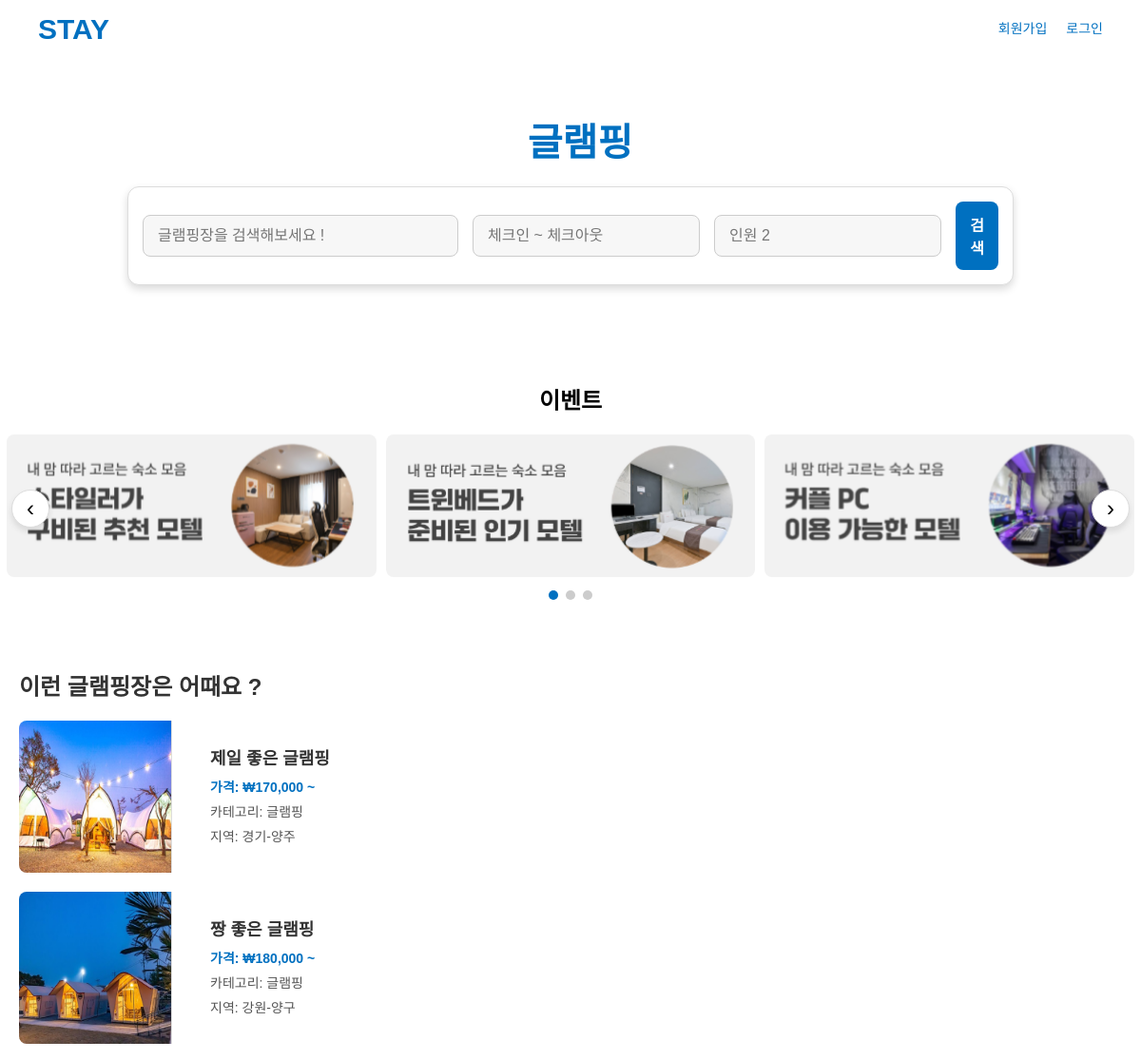
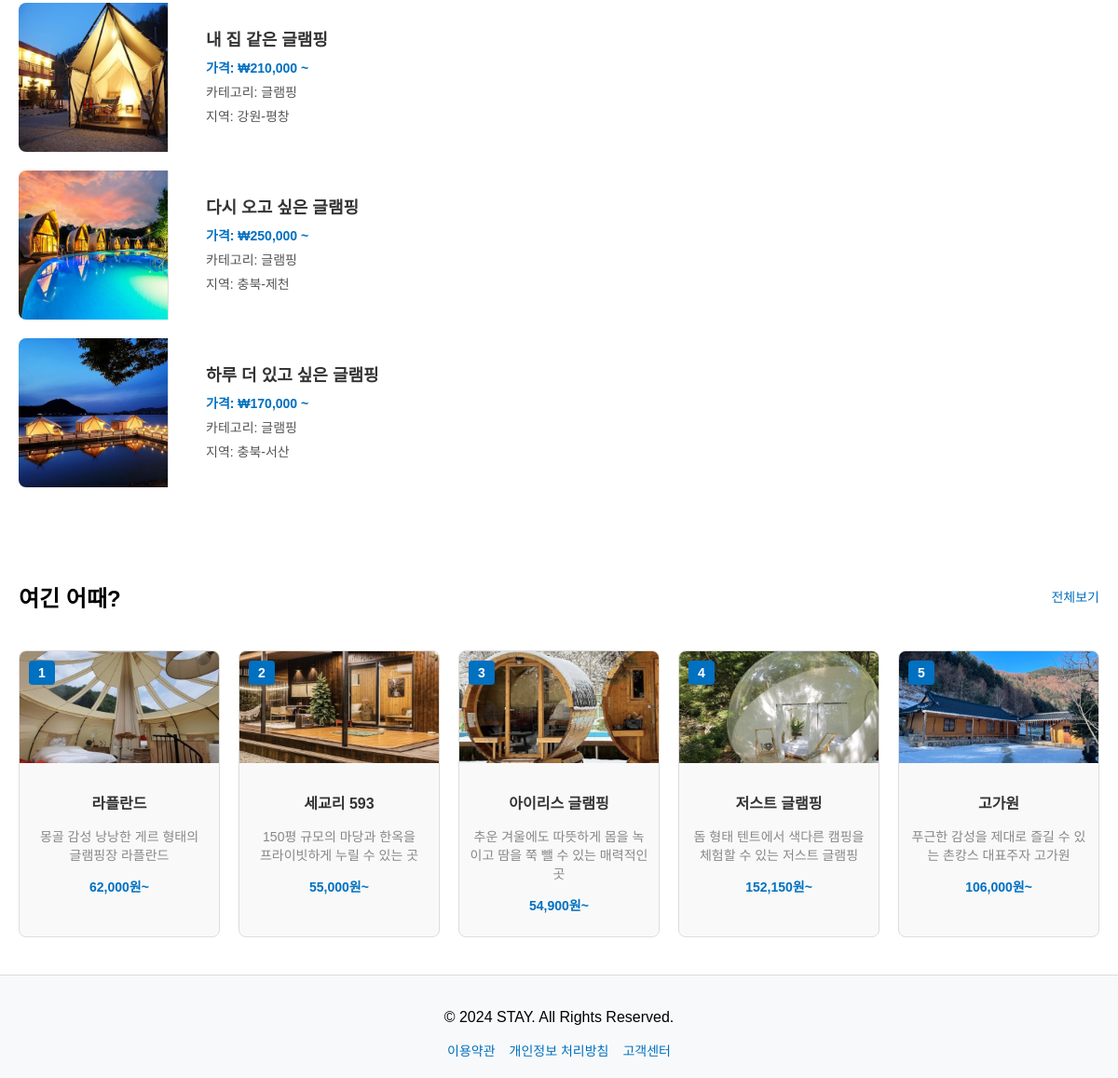
The page /glamping.php on the database its author committed (2 pictures, top to bottom).
### tables this page shows
CREATE TABLE `rooms` (
  `room_code` varchar(50) NOT NULL,
  `room_name` varchar(100) NOT NULL,
  `room_price` decimal(10,2) NOT NULL,
  `content_img` varchar(255) NOT NULL,
  `content_img1` varchar(255) DEFAULT NULL,
  `content_img2` varchar(255) DEFAULT NULL,
  `content_img3` varchar(255) DEFAULT NULL,
  `content_img4` varchar(255) DEFAULT NULL,
  `category_large` varchar(50) NOT NULL,
  `category_small` varchar(50) DEFAULT NULL,
  `created_at` datetime DEFAULT current_timestamp(),
  `room_location` varchar(255) NOT NULL
);

### glamping.php (the view, shortened to what this page needs)
<?php
$host = 'localhost';
$dbname = 'stay';
$username = 'root';
$password = "";
$conn = new mysqli($host, $username, $password, $dbname);
$minPrice = $_GET['min_price'] ?? 0;
$maxPrice = $_GET['max_price'] ?? 500000;
$categoryLarge = $_GET['category_large'] ?? '글램핑';
$sql = "SELECT * FROM rooms WHERE room_price BETWEEN ? AND ?";
$params = [$minPrice, $maxPrice];
$types = "ii";
if (!empty($categoryLarge)) {
    $sql .= " AND category_large = ?";
    $params[] = $categoryLarge;
    $types .= "s";
}
$stmt = $conn->prepare($sql);
$stmt->bind_param($types, ...$params);
$stmt->execute();
$result = $stmt->get_result();
?>
<!DOCTYPE html>
<html lang="en">
<head>
    <link rel="stylesheet" href="css/buttonstyle.css">
</head>
<body>
    <header>
        <div class="header-wrapper">
            <a href="index.php" class="logo1">STAY</a>
            <div class="util-menu">
                <?php if (isset($_SESSION['id'])): ?>
                    <a href="logout.php">로그아웃</a>
                    <a href="my-page_member_pwd.php">마이페이지</a>
                <?php else: ?>
                    <a href="sign_up.php">회원가입</a>
                    <a href="login.php">로그인</a>
                <?php endif; ?>
            </div>
        </div>
    </header>
    <section class="search-section">
        <div class="search-wrapper">
            <a href="#" class="logo">글램핑</a>
            <form class="search-form" action="search.php" method="GET">
                <div class="input-group">
                    <input type="text" placeholder="글램핑장을 검색해보세요 !" class="wide-input">
                </div>
                <div class="input-group">
                    <div class="date-picker">
                        <input type="text" id="date-input" placeholder="체크인 ~ 체크아웃" readonly />
                    </div>
                    <input type="text" placeholder="인원 2">
                </div>
                <button type="submit">검색</button>
            </form>
        </div>
    </section>
    <section class="carousel-section">
        <h2>이벤트</h2>
        <div class="carousel-container">
            <div class="carousel">
                <div class="carousel-item">
                    <img src="img/contents/event1.png" alt="이벤트 1">
                </div>
                <div class="carousel-item">
                    <img src="img/contents/event2.png" alt="이벤트 2">
                </div>
                <div class="carousel-item">
                    <img src="img/contents/event3.png" alt="이벤트 3">
                </div>
            </div>
            <button class="carousel-prev">‹</button>
            <button class="carousel-next">›</button>
            <div class="carousel-indicators">
                <span data-index="0" class="active"></span>
                <span data-index="1"></span>
                <span data-index="2"></span>
            </div>
        </div>
    </section>
    <section>
        <div class="results">
            <h1>이런 글램핑장은 어때요 ?</h1>
            <div class="result-list">
                <?php if ($result->num_rows > 0): ?>
                    <?php while ($row = $result->fetch_assoc()): ?>
                        <a href="contents_detail.php?content_code=<?= urlencode($row['room_code']) ?>" class="result-item-link">
                            <div class="result-item">
                                <img src="<?= htmlspecialchars($row['content_img']) ?>" alt="숙소 이미지" class="result-item-img">
                                <div class="info">
                                    <h3><?= htmlspecialchars($row['room_name']) ?></h3>
                                    <p>가격: ₩<?= number_format($row['room_price']) ?> ~</p>
                                    <p>카테고리: <?= htmlspecialchars($row['category_large']) ?></p>
                                    <p>지역: <?= htmlspecialchars($row['room_location']) ?></p>
                                </div>
                            </div>
                        </a>
                    <?php endwhile; ?>
                <?php else: ?>
                    <p>검색 결과가 없습니다.</p>
                <?php endif; ?>
            </div>
    </section>
    <section class="recommend-hotels">
        <div class="section-header">
            <h2>여긴 어때?</h2>
            <a href="#" class="view-all">전체보기</a>
        </div>
        <div class="hotel-list">
            <div class="hotel-item">
                <div class="rank">1</div>
                <img src="img/special/special11.jpg" alt="호텔 이미지">
                <div class="hotel-info">
                    <h3>라플란드</h3>
                    <p class="rating">몽골 감성 낭낭한 게르 형태의 <br>글램핑장 라플란드</p>
                    <p class="price">62,000원~</p>
                </div>
            </div>
            <div class="hotel-item">
                <div class="rank">2</div>
                <img src="img/special/special12.jpg" alt="호텔 이미지">
                <div class="hotel-info">
                    <h3>세교리 593</h3>
                    <p class="rating">150평 규모의 마당과 한옥을 <br>프라이빗하게 누릴 수 있는 곳</p>
                    <p class="price">55,000원~</p>
                </div>
            </div>
            <div class="hotel-item">
                <div class="rank">3</div>
                <img src="img/special/special13.jpg" alt="호텔 이미지">
                <div class="hotel-info">
                    <h3>아이리스 글램핑</h3>
                    <p class="rating">추운 겨울에도 따뜻하게 몸을 녹이고 땀을 쭉 뺄 수 있는 매력적인 곳</p>
                    <p class="price">54,900원~</p>
                </div>
            </div>
            <div class="hotel-item">
                <div class="rank">4</div>
                <img src="img/special/special14.jpg" alt="호텔 이미지">
                <div class="hotel-info">
                    <h3>저스트 글램핑</h3>
                    <p class="rating">돔 형태 텐트에서 색다른 캠핑을 <br>체험할 수 있는 저스트 글램핑</p>
                    <p class="price">152,150원~</p>
                </div>
            </div>
            <div class="hotel-item">
                <div class="rank">5</div>
                <img src="img/special/special15.jpg" alt="호텔 이미지">
                <div class="hotel-info">
                    <h3>고가원</h3>
                    <p class="rating">푸근한 감성을 제대로 즐길 수 있는 촌캉스 대표주자 고가원</p>
                    <p class="price">106,000원~</p>
                </div>
            </div>
        </div>
    </section>
    <footer>
        <div class="footer-wrapper">
            <p>&copy; 2024 STAY. All Rights Reserved.</p>
            <nav class="footer-nav">
                <a href="#">이용약관</a>
                <a href="#">개인정보 처리방침</a>
                <a href="#">고객센터</a>
            </nav>
        </div>
    </footer>
</body>
</html>

### rows shown on the page
rooms: content_img (picture), room_name "제일 좋은 글램핑", room_price "170,000", category_large "글램핑", room_location "경기-양주"
rooms: content_img (picture), room_name "짱 좋은 글램핑", room_price "180,000", category_large "글램핑", room_location "강원-양구"
rooms: content_img (picture), room_name "내 집 같은 글램핑", room_price "210,000", category_large "글램핑", room_location "강원-평창"
rooms: content_img (picture), room_name "다시 오고 싶은 글램핑", room_price "250,000", category_large "글램핑", room_location "충북-제천"
rooms: content_img (picture), room_name "하루 더 있고 싶은 글램핑", room_price "170,000", category_large "글램핑", room_location "충북-서산"
